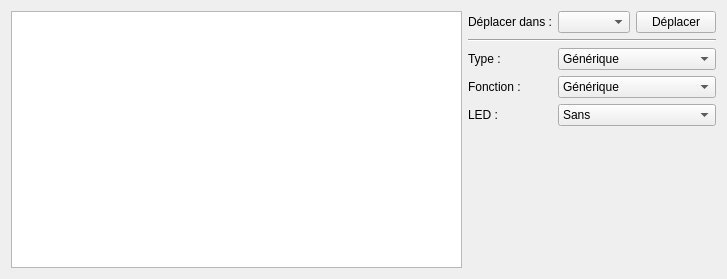
<?xml version="1.0" encoding="UTF-8"?>
<ui version="4.0">
 <class>FreeTerminalEditor</class>
 <widget class="QWidget" name="FreeTerminalEditor">
  <property name="geometry">
   <rect>
    <x>0</x>
    <y>0</y>
    <width>727</width>
    <height>279</height>
   </rect>
  </property>
  <property name="windowTitle">
   <string>Form</string>
  </property>
  <layout class="QGridLayout" name="gridLayout">
   <item row="0" column="1">
    <widget class="QLabel" name="m_move_label">
     <property name="text">
      <string>Déplacer dans :</string>
     </property>
    </widget>
   </item>
   <item row="0" column="2">
    <widget class="QComboBox" name="m_move_in_cb">
     <property name="sizePolicy">
      <sizepolicy hsizetype="Preferred" vsizetype="Fixed">
       <horstretch>0</horstretch>
       <verstretch>0</verstretch>
      </sizepolicy>
     </property>
     <property name="sizeAdjustPolicy">
      <enum>QComboBox::AdjustToContents</enum>
     </property>
    </widget>
   </item>
   <item row="5" column="2">
    <spacer name="verticalSpacer">
     <property name="orientation">
      <enum>Qt::Vertical</enum>
     </property>
     <property name="sizeHint" stdset="0">
      <size>
       <width>20</width>
       <height>40</height>
      </size>
     </property>
    </spacer>
   </item>
   <item row="0" column="0" rowspan="6">
    <widget class="QTableView" name="m_table_view">
     <attribute name="horizontalHeaderStretchLastSection">
      <bool>true</bool>
     </attribute>
    </widget>
   </item>
   <item row="2" column="1">
    <widget class="QLabel" name="label">
     <property name="text">
      <string>Type :</string>
     </property>
    </widget>
   </item>
   <item row="3" column="1">
    <widget class="QLabel" name="label_2">
     <property name="text">
      <string>Fonction :</string>
     </property>
    </widget>
   </item>
   <item row="4" column="1">
    <widget class="QLabel" name="label_3">
     <property name="text">
      <string>LED :</string>
     </property>
    </widget>
   </item>
   <item row="0" column="3">
    <widget class="QPushButton" name="m_move_pb">
     <property name="toolTip">
      <string>Déplacer les bornes sélectionnées dans le bornier choisi. Le bouton Appliquer, lui, n'en déplace aucune.</string>
     </property>
     <property name="text">
      <string>Déplacer</string>
     </property>
     <property name="icon">
      <iconset resource="../../../qelectrotech.qrc">
       <normaloff>:/ico/22x22/dialog-ok.png</normaloff>:/ico/22x22/dialog-ok.png</iconset>
     </property>
    </widget>
   </item>
   <item row="1" column="1" colspan="3">
    <widget class="Line" name="line">
     <property name="orientation">
      <enum>Qt::Horizontal</enum>
     </property>
    </widget>
   </item>
   <item row="2" column="2" colspan="2">
    <widget class="QComboBox" name="m_type_cb">
     <item>
      <property name="text">
       <string>Générique</string>
      </property>
     </item>
     <item>
      <property name="text">
       <string>Fusible</string>
      </property>
     </item>
     <item>
      <property name="text">
       <string>Sectionnable</string>
      </property>
     </item>
     <item>
      <property name="text">
       <string>Diode</string>
      </property>
     </item>
     <item>
      <property name="text">
       <string>Terre</string>
      </property>
     </item>
    </widget>
   </item>
   <item row="3" column="2" colspan="2">
    <widget class="QComboBox" name="m_function_cb">
     <item>
      <property name="text">
       <string>Générique</string>
      </property>
     </item>
     <item>
      <property name="text">
       <string>Phase</string>
      </property>
     </item>
     <item>
      <property name="text">
       <string>Neutre</string>
      </property>
     </item>
    </widget>
   </item>
   <item row="4" column="2" colspan="2">
    <widget class="QComboBox" name="m_led_cb">
     <item>
      <property name="text">
       <string>Sans</string>
      </property>
     </item>
     <item>
      <property name="text">
       <string>Avec</string>
      </property>
     </item>
    </widget>
   </item>
  </layout>
 </widget>
 <resources>
  <include location="../../../qelectrotech.qrc"/>
 </resources>
 <connections/>
</ui>
